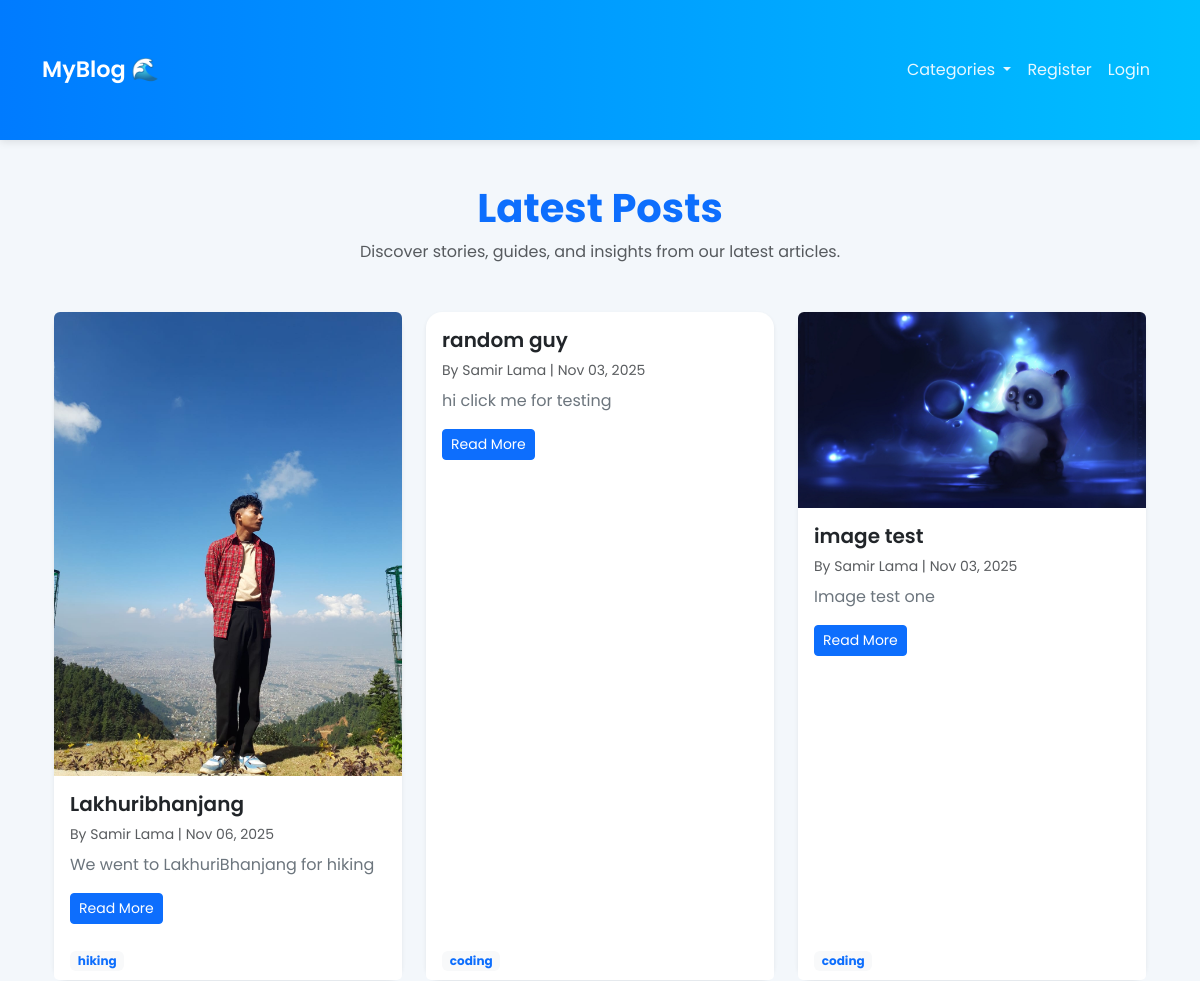
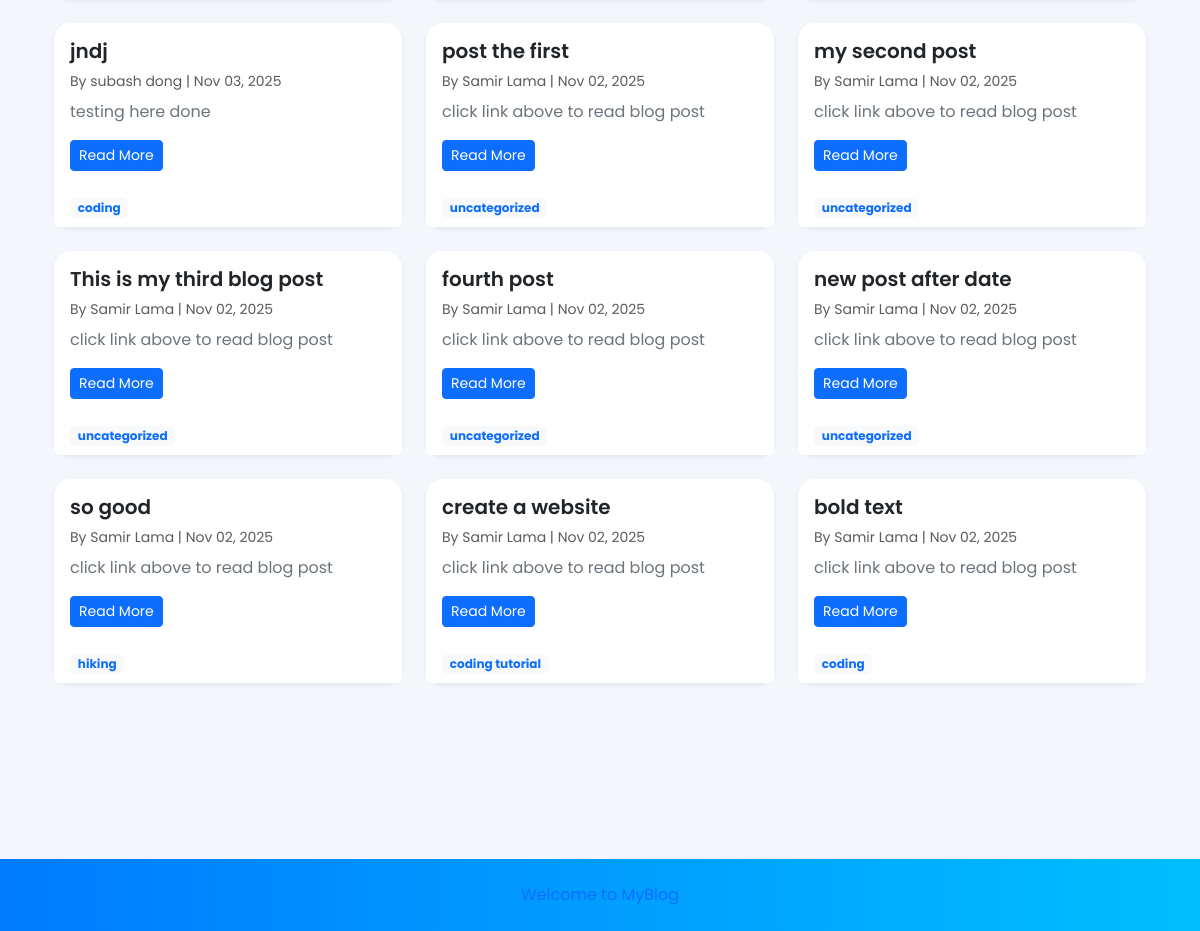
The page / on the database its author committed (2 pictures, top to bottom).
### theblog/models.py (models this page shows, shortened)
class Post(models.Model):
  title = models.CharField(max_length=255)
  title_tag = models.CharField(max_length=255)
  author = models.ForeignKey(User, on_delete=models.CASCADE)
  body = RichTextField(blank = True, null= True)
  post_date = models.DateField(auto_now_add=True)
  category = models.CharField(max_length=255)
  snippet = models.CharField(max_length=255)
  likes = models.ManyToManyField(User, related_name='blog_post')
  header_image = models.ImageField(null=True, blank=True,upload_to="images/")

### theblog/views.py (the view)
# urls.py: path('',HomeView.as_view(),name="home"),
class HomeView(ListView):
  model = Post
  template_name = 'home.html'
  ordering = ['-post_date']
  def get_context_data(self, *args, **kwargs):
    cat_menu = Category.objects.all()
    context = super(HomeView, self).get_context_data(*args,**kwargs)
    context["cat_menu"] = cat_menu
    return context

### theblog/models.py (called while the page is built)
  def __str__(self):
    return self.name

### theblog/templates/home.html (shortened to what this page needs)
{% extends "base.html" %}
{% block content %}
<div class="container mt-4 mb-5">
  <div class="text-center mb-5">
    <h1 class="fw-bold text-primary">Latest Posts</h1>
    <p class="text-muted">Discover stories, guides, and insights from our latest articles.</p>
  </div>
  <div class="row g-4">
    {% for post in object_list %}
    <div class="col-md-4">
      <div class="card h-100 shadow-sm border-0">
        {% if post.header_image %}
        <img src="{{ post.header_image.url }}" class="card-img-top rounded-top" alt="{{ post.title }}">
        {% endif %}
        <div class="card-body">
          <h5 class="card-title">
            <a href="{% url 'article' post.pk %}" class="text-decoration-none text-dark fw-semibold">
              {{ post.title }}
            </a>
          </h5>
          <p class="text-muted small mb-2">
            By {{ post.author.first_name }} {{ post.author.last_name }} |
            {{ post.post_date|date:"M d, Y" }}
          </p>
          <p class="card-text text-secondary">{{ post.snippet|truncatewords:20 }}</p>
          <a href="{% url 'article' post.pk %}" class="btn btn-primary btn-sm">Read More</a>
        </div>
        <div class="card-footer bg-white border-0">
          <a href="{% url 'category' post.category|slugify %}" class="badge bg-light text-primary text-decoration-none">
            {{ post.category }}
          </a>
        </div>
      </div>
    </div>
    {% empty %}
    <div class="col-12 text-center mt-5">
      <p class="text-muted">No posts have been published yet.</p>
    </div>
    {% endfor %}
  </div>
</div>
{% endblock %}

### theblog/templates/base.html (shortened to what this page needs)
<!doctype html>
<html lang="en">
  <head>
    <link href="https://cdn.jsdelivr.net/npm/bootstrap@5.3.3/dist/css/bootstrap.min.css" rel="stylesheet">
  </head>
  <body>
    <nav class="navbar navbar-expand-lg fixed-top">
      <div class="container">
        <a class="navbar-brand" href="{% url 'home' %}">MyBlog 🌊</a>
        <div class="collapse navbar-collapse" id="navbarNavDropdown">
          <ul class="navbar-nav ms-auto">
            {% if cat_menu %}
              <li class="nav-item dropdown">
                <a class="nav-link dropdown-toggle" href="#" id="categoriesDropdown" role="button" data-bs-toggle="dropdown">
                  Categories
                </a>
              </li>
            {% else %}
              <li class="nav-item">
                <a class="nav-link" href="{% url 'category_list' %}">Categories</a>
              </li>
            {% endif %}
            {% if user.is_authenticated %}
              <li class="nav-item"><a class="nav-link" href="{% url 'addpost' %}">Add Post</a></li>
              <li class="nav-item"><a class="nav-link" href="{% url 'add_category' %}">Add Category</a></li>
              <li class="nav-item dropdown">
                <a class="nav-link dropdown-toggle" href="#" id="profileDropdown" role="button" data-bs-toggle="dropdown">
                  {{ user.username }}
                </a>
                <ul class="dropdown-menu dropdown-menu-end">
                  <li><a class="dropdown-item" href="{% url 'edit_profile' %}">Settings</a></li>
                  {% if user.profile %}
                    <li><a class="dropdown-item" href="{% url 'edit_profile_page' user.profile.id %}">Edit Profile</a></li>
                    <li><a class="dropdown-item" href="{% url 'show_profile_page' user.profile.id %}">Show Profile</a></li>
                  {% else %}
                    <li><a class="dropdown-item disabled" href="#">No Profile Found</a></li>
                  {% endif %}
                  <li><hr class="dropdown-divider"></li>
                  <li>
                    <form action="{% url 'logout' %}" method="post" class="dropdown-item p-0 m-0">
                      {% csrf_token %}
                      <button type="submit" class="btn btn-link dropdown-item text-danger">Logout</button>
                    </form>
                  </li>
                </ul>
              </li>
            {% else %}
              <li class="nav-item"><a class="nav-link" href="{% url 'register' %}">Register</a></li>
              <li class="nav-item"><a class="nav-link" href="{% url 'login' %}">Login</a></li>
            {% endif %}
          </ul>
        </div>
      </div>
    </nav>
    <main class="container">
      {% block content %}{% endblock %}
    </main>
<footer class="text-center py-4 mt-5 bg-light text-primary">
  Welcome to MyBlog
</footer>
  </body>
</html>

### theblog/templates/base.html (style rules this page uses)
body { font-family: 'Poppins', sans-serif; background-color: #f3f7fb; color: #212529; }
.navbar { background: linear-gradient(90deg, #007bff 0%, #00bfff 100%); box-shadow: 0 2px 8px rgba(0, 0, 0, 0.1); }
.navbar-brand { font-weight: 600; font-size: 1.4rem; color: white !important; }
.navbar-nav .nav-link { color: rgba(255, 255, 255, 0.9) !important; transition: 0.3s; }
.container { padding-top: 2.5rem; padding-bottom: 2.5rem; }
.card { border: none; box-shadow: 0 3px 10px rgba(0,0,0,0.05); border-radius: 1rem; }
footer { margin-top: 3rem; padding: 2rem 0; background: linear-gradient(90deg, #007bff 0%, #00bfff 100%); color: #fff; text-align: center; }
main { margin-top: 80px; }

### rows shown on the page
Post: header_image (picture), title "Lakhuribhanjang", author.first_name "Samir", author.last_name "Lama", post_date "Nov 06, 2025", snippet "We went to LakhuriBhanjang for hiking", category "hiking"
Post: title "random guy", author.first_name "Samir", author.last_name "Lama", post_date "Nov 03, 2025", snippet "hi click me for testing", category "coding"
Post: header_image (picture), title "image test", author.first_name "Samir", author.last_name "Lama", post_date "Nov 03, 2025", snippet "Image test one", category "coding"
Post: title "jndj", author.first_name "subash", author.last_name "dong", post_date "Nov 03, 2025", snippet "testing here done", category "coding"
Post: title "post the first", author.first_name "Samir", author.last_name "Lama", post_date "Nov 02, 2025", snippet "click link above to read blog post", category "uncategorized"
Post: title "my second post", author.first_name "Samir", author.last_name "Lama", post_date "Nov 02, 2025", snippet "click link above to read blog post", category "uncategorized"
Post: title "This is my third blog post", author.first_name "Samir", author.last_name "Lama", post_date "Nov 02, 2025", snippet "click link above to read blog post", category "uncategorized"
Post: title "fourth post", author.first_name "Samir", author.last_name "Lama", post_date "Nov 02, 2025", snippet "click link above to read blog post", category "uncategorized"
Post: title "new post after date", author.first_name "Samir", author.last_name "Lama", post_date "Nov 02, 2025", snippet "click link above to read blog post", category "uncategorized"
Post: title "so good", author.first_name "Samir", author.last_name "Lama", post_date "Nov 02, 2025", snippet "click link above to read blog post", category "hiking"
Post: title "create a website", author.first_name "Samir", author.last_name "Lama", post_date "Nov 02, 2025", snippet "click link above to read blog post", category "coding tutorial"
Post: title "bold text", author.first_name "Samir", author.last_name "Lama", post_date "Nov 02, 2025", snippet "click link above to read blog post", category "coding"
